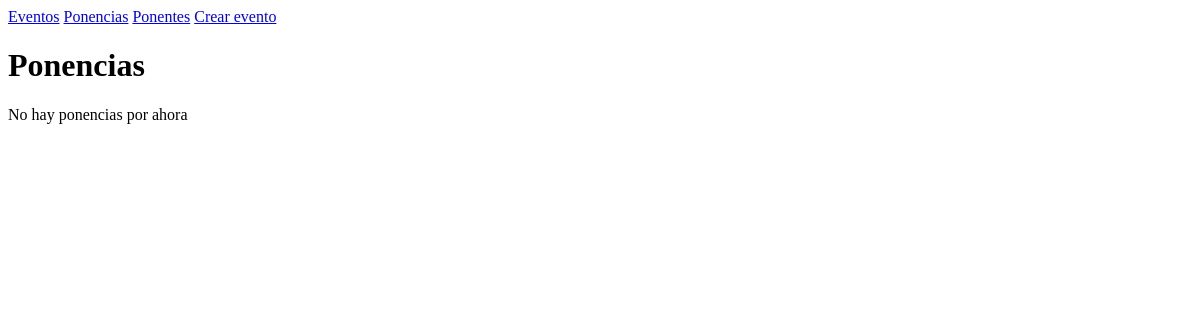
The app's page /1/ponencias, older data.
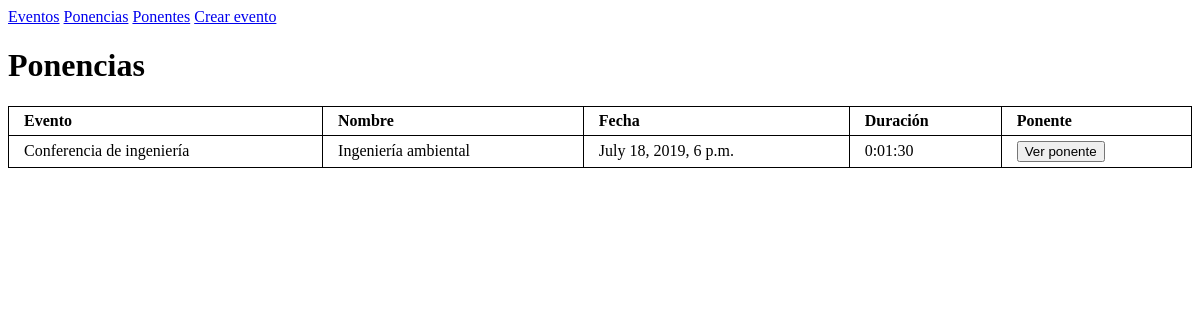
The same page, newer data.
### eventos/models.py (models this page shows, shortened)
class Ponencia(models.Model):
	evento = models.ForeignKey(Evento, on_delete=models.CASCADE)
	nombre_ponencia = models.CharField('Nombre', max_length=100)
	fecha_ponencia = models.DateTimeField('Fecha')
	duracion = models.DurationField()

class Evento(models.Model):
	nombre_evento = models.CharField('Nombre', max_length=100)
	def __str__(self):
		return self.nombre_evento

### eventos/views.py (the view)
# urls.py: path('<int:evento_id>/ponencias', views.ponencias, name='ponencias'),
def ponencias(request, evento_id):
	if evento_id == 0:
		return render(request, 'eventos/ponencias.html', {'ponencias': Ponencia.objects.all()})
	else:
		return render(request, 'eventos/ponencias.html', {'ponencias': Ponencia.objects.filter(evento_id=evento_id)})

### eventos/templates/eventos/ponencias.html
{% extends 'eventos/menu.html' %}
{% block content %}
    <h1>Ponencias</h1>
    {% if ponencias %}
        <table>
		    <tr>
		        <th>Evento</th>
		        <th>Nombre</th>
		        <th>Fecha</th>
		        <th>Duración</th>
		        <th>Ponente</th>
		    </tr>
		    {% for ponencia in ponencias %}
		    <tr>
		        <td>{{ ponencia.evento }}</td>
		        <td>{{ ponencia.nombre_ponencia }}</td>
		        <td>{{ ponencia.fecha_ponencia }}</td>
		        <td>{{ ponencia.duracion }}</td>
		        <td><a href="{% url 'eventos:ponentes' ponencia.id %}">
		        <button type="button">Ver ponente</button>
		        </a></td>
		    </tr>
		    {% endfor %}
		</table>
		{% else %}
		<p>No hay ponencias por ahora</p>
	{% endif %}
{% endblock %}

Row changes from the older to the newer data that the page shows:
added Ponencia: evento "Conferencia de ingeniería", nombre_ponencia "Ingeniería ambiental", fecha_ponencia "July 18, 2019, 6 p.m.", duracion "0:01:30"
Text that changed along with them:
text no longer shown: "No hay ponencias por ahora"
text now shown: "Evento Nombre Fecha Duración Ponente"
